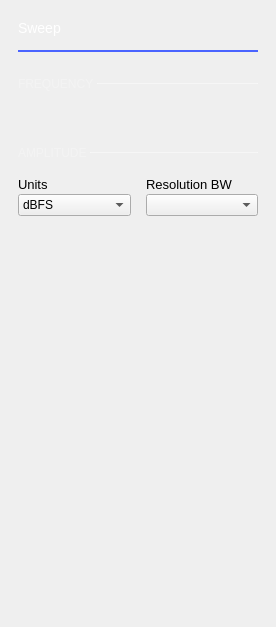
             <widget class="QWidget" name="sweepSettings">
              <layout class="QVBoxLayout" name="verticalLayout_7">
               <property name="spacing">
                <number>0</number>
               </property>
               <property name="leftMargin">
                <number>18</number>
               </property>
               <property name="topMargin">
                <number>20</number>
               </property>
               <property name="rightMargin">
                <number>18</number>
               </property>
               <property name="bottomMargin">
                <number>0</number>
               </property>
               <item>
                <layout class="QHBoxLayout" name="hLayout_title">
                 <property name="bottomMargin">
                  <number>14</number>
                 </property>
                 <item>
                  <widget class="QLabel" name="labelSettingsTitle">
                   <property name="styleSheet">
                    <string notr="true"> color: white;
    font-size: 14px;
    font-weight: normal;</string>
                   </property>
                   <property name="text">
                    <string>Sweep</string>
                   </property>
                  </widget>
                 </item>
                 <item>
                  <spacer name="horizontalSpacer_7">
                   <property name="orientation">
                    <enum>Qt::Horizontal</enum>
                   </property>
                   <property name="sizeHint" stdset="0">
                    <size>
                     <width>0</width>
                     <height>10</height>
                    </size>
                   </property>
                  </spacer>
                 </item>
                </layout>
               </item>
               <item>
                <widget class="Line" name="lineSweepSettingsTitle">
                 <property name="minimumSize">
                  <size>
                   <width>240</width>
                   <height>2</height>
                  </size>
                 </property>
                 <property name="maximumSize">
                  <size>
                   <width>16777215</width>
                   <height>2</height>
                  </size>
                 </property>
                 <property name="styleSheet">
                  <string notr="true">border: 2px solid rgb(74, 100, 255);</string>
                 </property>
                 <property name="orientation">
                  <enum>Qt::Horizontal</enum>
                 </property>
                </widget>
               </item>
               <item>
                <layout class="QHBoxLayout" name="horizontalLayout_3">
                 <property name="spacing">
                  <number>0</number>
                 </property>
                 <property name="topMargin">
                  <number>25</number>
                 </property>
                 <item>
                  <widget class="QLabel" name="label_10">
                   <property name="sizePolicy">
                    <sizepolicy hsizetype="Maximum" vsizetype="Preferred">
                     <horstretch>0</horstretch>
                     <verstretch>0</verstretch>
                    </sizepolicy>
                   </property>
                   <property name="styleSheet">
                    <string notr="true">QLabel {
        font-size: 12px;
        color: rgba(255, 255, 255, 70)
    }</string>
                   </property>
                   <property name="text">
                    <string>FREQUENCY </string>
                   </property>
                  </widget>
                 </item>
                 <item>
                  <widget class="Line" name="line_3">
                   <property name="minimumSize">
                    <size>
                     <width>0</width>
                     <height>1</height>
                    </size>
                   </property>
                   <property name="maximumSize">
                    <size>
                     <width>16777215</width>
                     <height>1</height>
                    </size>
                   </property>
                   <property name="styleSheet">
                    <string notr="true"> border: 1px solid rgba(255, 255, 255, 70);</string>
                   </property>
                   <property name="orientation">
                    <enum>Qt::Horizontal</enum>
                   </property>
                  </widget>
                 </item>
                </layout>
               </item>
               <item>
                <layout class="QGridLayout" name="gridSweepControls">
                 <property name="leftMargin">
                  <number>0</number>
                 </property>
                 <property name="topMargin">
                  <number>15</number>
                 </property>
                 <property name="rightMargin">
                  <number>0</number>
                 </property>
                 <property name="bottomMargin">
                  <number>25</number>
                 </property>
                 <property name="spacing">
                  <number>15</number>
                 </property>
                 <item row="0" column="1">
                  <widget class="adiscope::PositionSpinButton" name="stop_freq" native="true">
                   <property name="units" stdset="0">
                    <stringlist>
                     <string>Hz=1e0</string>
                     <string>kHz=1e3</string>
                     <string>MHz=1e6</string>
                    </stringlist>
                   </property>
                   <property name="name" stdset="0">
                    <string>Stop</string>
                   </property>
                   <property name="show_progress" stdset="0">
                    <bool>false</bool>
                   </property>
                   <property name="min_value" stdset="0">
                    <double>0.000000000000000</double>
                   </property>
                  </widget>
                 </item>
                 <item row="1" column="1">
                  <widget class="adiscope::PositionSpinButton" name="span_freq" native="true">
                   <property name="units" stdset="0">
                    <stringlist>
                     <string>Hz=1e0</string>
                     <string>kHz=1e3</string>
                     <string>MHz=1e6</string>
                    </stringlist>
                   </property>
                   <property name="name" stdset="0">
                    <string>Span</string>
                   </property>
                   <property name="show_progress" stdset="0">
                    <bool>false</bool>
                   </property>
                   <property name="min_value" stdset="0">
                    <double>0.000000000000000</double>
                   </property>
                  </widget>
                 </item>
                 <item row="0" column="0">
                  <widget class="adiscope::PositionSpinButton" name="start_freq" native="true">
                   <property name="units" stdset="0">
                    <stringlist>
                     <string>Hz=1e0</string>
                     <string>kHz=1e3</string>
                     <string>MHz=1e6</string>
                    </stringlist>
                   </property>
                   <property name="name" stdset="0">
                    <string>Start</string>
                   </property>
                   <property name="show_progress" stdset="0">
                    <bool>false</bool>
                   </property>
                   <property name="min_value" stdset="0">
                    <double>0.000000000000000</double>
                   </property>
                  </widget>
                 </item>
                 <item row="1" column="0">
                  <widget class="adiscope::PositionSpinButton" name="center_freq" native="true">
                   <property name="units" stdset="0">
                    <stringlist>
                     <string>Hz=1e0</string>
                     <string>kHz=1e3</string>
                     <string>MHz=1e6</string>
                    </stringlist>
                   </property>
                   <property name="name" stdset="0">
                    <string>Center</string>
                   </property>
                   <property name="show_progress" stdset="0">
                    <bool>false</bool>
                   </property>
                   <property name="min_value" stdset="0">
                    <double>0.000000000000000</double>
                   </property>
                  </widget>
                 </item>
                </layout>
               </item>
               <item>
                <layout class="QHBoxLayout" name="horizontalLayout_5">
                 <property name="topMargin">
                  <number>0</number>
                 </property>
                 <item>
                  <widget class="QLabel" name="label_11">
                   <property name="sizePolicy">
                    <sizepolicy hsizetype="Maximum" vsizetype="Preferred">
                     <horstretch>0</horstretch>
                     <verstretch>0</verstretch>
                    </sizepolicy>
                   </property>
                   <property name="styleSheet">
                    <string notr="true">QLabel {
        font-size: 12px;
        color: rgba(255, 255, 255, 70)
    }</string>
                   </property>
                   <property name="text">
                    <string>AMPLITUDE </string>
                   </property>
                  </widget>
                 </item>
                 <item>
                  <widget class="Line" name="line_4">
                   <property name="minimumSize">
                    <size>
                     <width>0</width>
                     <height>1</height>
                    </size>
                   </property>
                   <property name="maximumSize">
                    <size>
                     <width>16777215</width>
                     <height>1</height>
                    </size>
                   </property>
                   <property name="styleSheet">
                    <string notr="true"> border: 1px solid rgba(255, 255, 255, 70);</string>
                   </property>
                   <property name="orientation">
                    <enum>Qt::Horizontal</enum>
                   </property>
                  </widget>
                 </item>
                </layout>
               </item>
               <item>
                <layout class="QGridLayout" name="gridLayout_5">
                 <property name="leftMargin">
                  <number>0</number>
                 </property>
                 <property name="topMargin">
                  <number>15</number>
                 </property>
                 <property name="rightMargin">
                  <number>0</number>
                 </property>
                 <property name="bottomMargin">
                  <number>0</number>
                 </property>
                 <property name="spacing">
                  <number>15</number>
                 </property>
                 <item row="0" column="1">
                  <layout class="QVBoxLayout" name="verticalLayout_9">
                   <property name="spacing">
                    <number>2</number>
                   </property>
                   <item>
                    <widget class="adiscope::PositionSpinButton" name="range" native="true">
                     <property name="units" stdset="0">
                      <stringlist>
                       <string> =1e0</string>
                      </stringlist>
                     </property>
                     <property name="name" stdset="0">
                      <string>Range</string>
                     </property>
                     <property name="show_progress" stdset="0">
                      <bool>false</bool>
                     </property>
                    </widget>
                   </item>
                   <item>
                    <widget class="QLabel" name="lbl_rbw">
                     <property name="styleSheet">
                      <string notr="true"> font-size: 13px;</string>
                     </property>
                     <property name="text">
                      <string>Resolution BW</string>
                     </property>
                    </widget>
                   </item>
                   <item>
                    <widget class="QComboBox" name="cmb_rbw"/>
                   </item>
                  </layout>
                 </item>
                 <item row="0" column="0">
                  <layout class="QVBoxLayout" name="verticalLayout_5">
                   <property name="spacing">
                    <number>2</number>
                   </property>
                   <item>
                    <widget class="adiscope::PositionSpinButton" name="top" native="true">
                     <property name="units" stdset="0">
                      <stringlist>
                       <string> =1e0</string>
                      </stringlist>
                     </property>
                     <property name="name" stdset="0">
                      <string>Top</string>
                     </property>
                     <property name="show_progress" stdset="0">
                      <bool>false</bool>
                     </property>
                     <property name="min_value" stdset="0">
                      <double>-100.000000000000000</double>
                     </property>
                     <property name="max_value" stdset="0">
                      <double>100.000000000000000</double>
                     </property>
                    </widget>
                   </item>
                   <item>
                    <widget class="QLabel" name="lbl_units">
                     <property name="styleSheet">
                      <string notr="true"> font-size: 13px;</string>
                     </property>
                     <property name="text">
                      <string>Units</string>
                     </property>
                    </widget>
                   </item>
                   <item>
                    <widget class="QComboBox" name="cmb_units">
                     <item>
                      <property name="text">
                       <string>dBFS</string>
                      </property>
                     </item>
                    </widget>
                   </item>
                  </layout>
                 </item>
                </layout>
               </item>
               <item>
                <spacer name="verticalSpacer_6">
                 <property name="orientation">
                  <enum>Qt::Vertical</enum>
                 </property>
                 <property name="sizeType">
                  <enum>QSizePolicy::Expanding</enum>
                 </property>
                 <property name="sizeHint" stdset="0">
                  <size>
                   <width>20</width>
                   <height>411</height>
                  </size>
                 </property>
                </spacer>
               </item>
              </layout>
             </widget>
